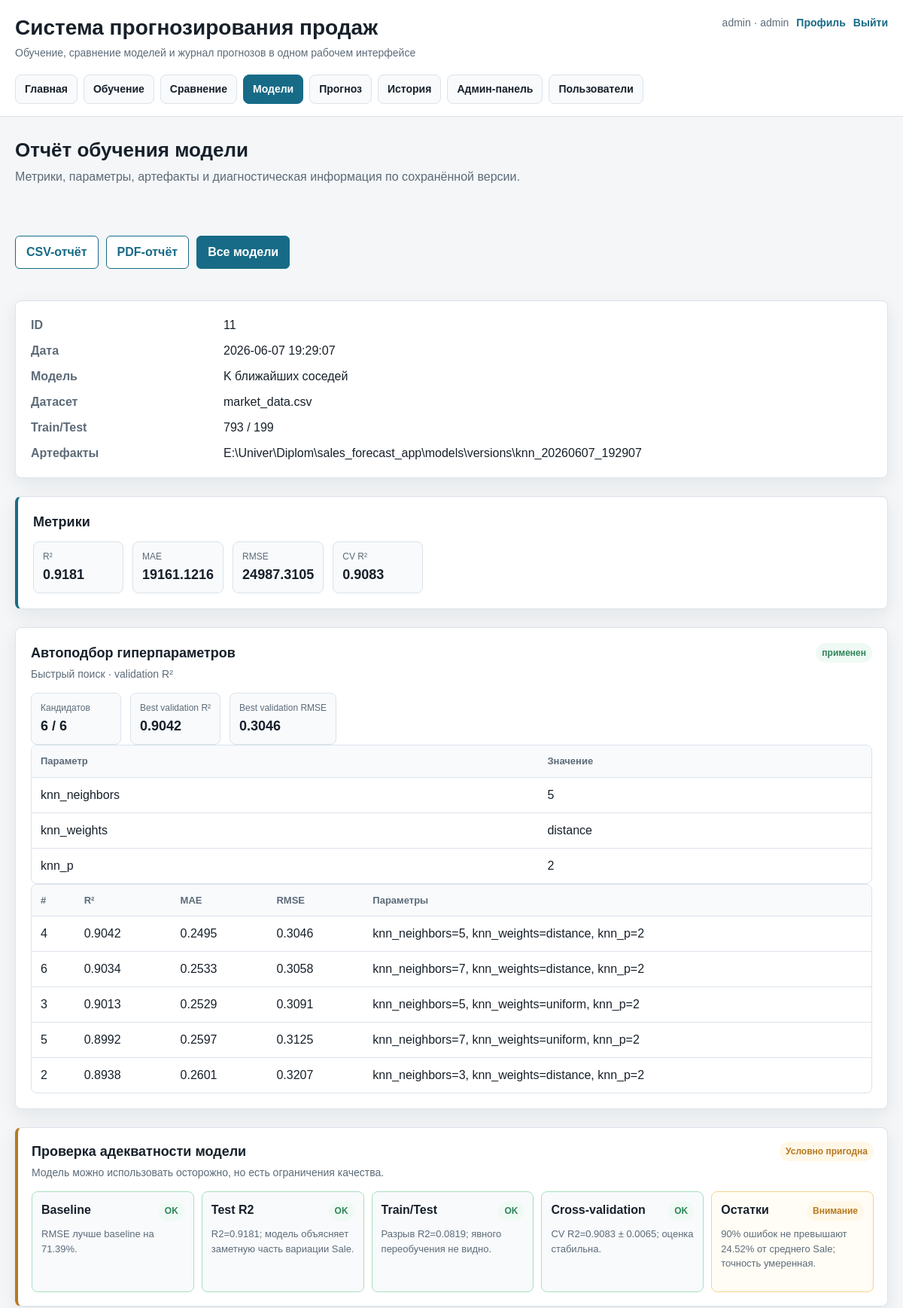
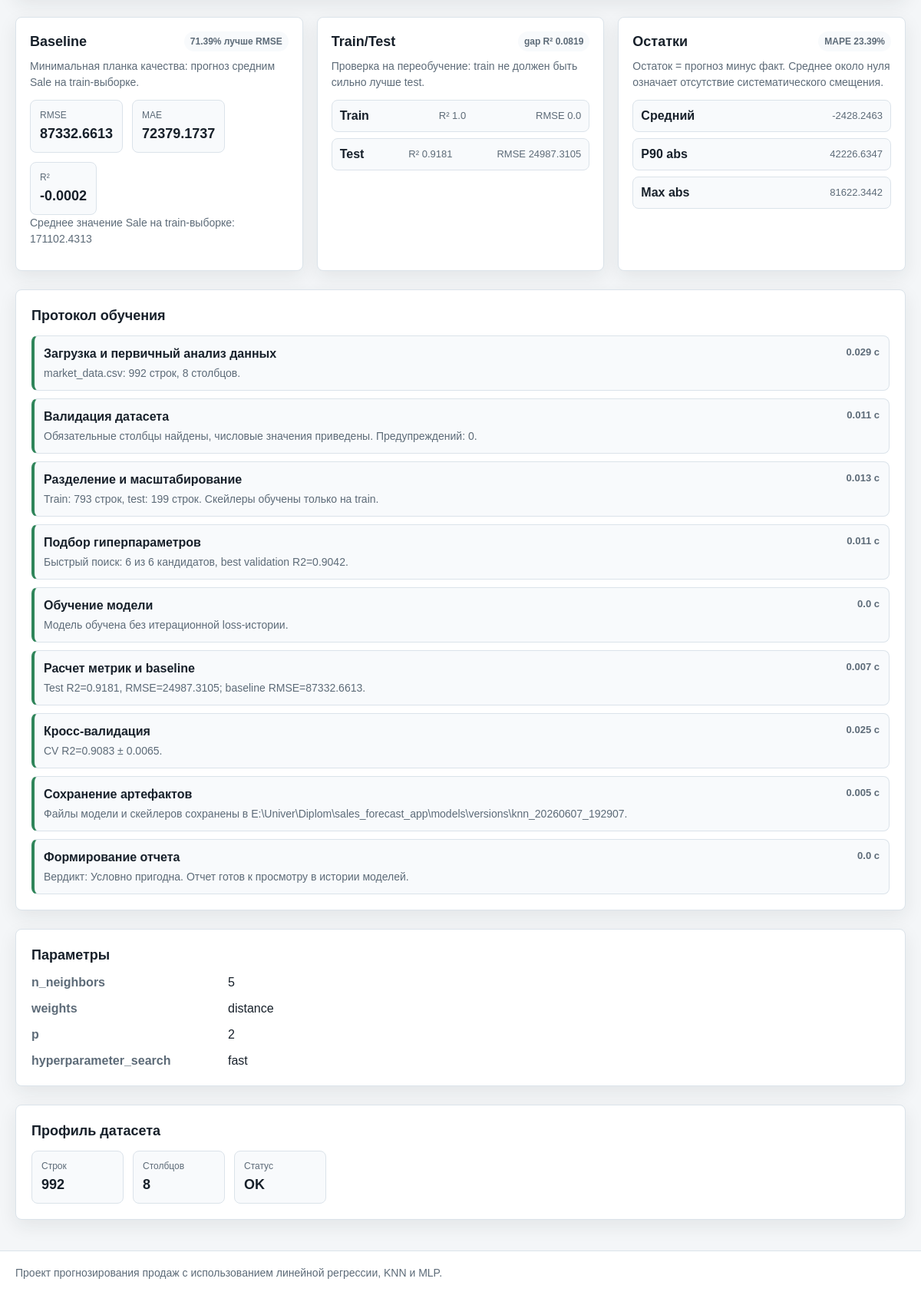
The app's page /models/11 (signed in) with its own data (2 pictures, top to bottom).
### tables this page shows
CREATE TABLE model_training_history (
            id INTEGER PRIMARY KEY AUTOINCREMENT,
            model_name TEXT NOT NULL,
            model_title TEXT NOT NULL,
            dataset_name TEXT NOT NULL,
            rows_count INTEGER NOT NULL,
            train_size INTEGER NOT NULL,
            test_size INTEGER NOT NULL,
            feature_columns TEXT NOT NULL,
            parameters TEXT,
            metrics_r2 REAL NOT NULL,
            metrics_mae REAL NOT NULL,
            metrics_rmse REAL NOT NULL,
            cv_r2_mean REAL,
            cv_r2_std REAL,
            artifact_dir TEXT,
            model_path TEXT,
            x_scaler_path TEXT,
            y_scaler_path TEXT,
            coefficients TEXT,
            loss_history TEXT,
            dataset_report TEXT,
            created_at TEXT NOT NULL
        , train_metrics TEXT, baseline_metrics TEXT, residual_report TEXT, adequacy_report TEXT, training_protocol TEXT, hyperparameter_search_report TEXT);

### app/routes.py (the view)
@main_bp.route("/models/<int:training_id>")
@login_required
def trained_model_detail(training_id):
    from app.charts import build_loss_chart
    row = get_training_by_id(current_app.config["DATABASE_PATH"], training_id)
    decoded = decode_training_row(row)
    if decoded is None:
        return render_template("model_detail.html", error="Запись обучения не найдена.")
    return render_template(
        "model_detail.html",
        **decoded,
        loss_chart=build_loss_chart(decoded["loss_history"]),
    )

### app/charts.py (called while the page is built, shortened)
def build_loss_chart(loss_history: dict | None, max_points: int = 120):
    if not loss_history:
        return None

### app/database/db.py (called while the page is built)
def get_connection(db_path: str):
    conn = sqlite3.connect(db_path)
    conn.row_factory = sqlite3.Row
    return conn

def get_training_by_id(db_path: str, training_id: int):
    conn = get_connection(db_path)
    cursor = conn.cursor()
    cursor.execute("""
        SELECT *
        FROM model_training_history
        WHERE id = ?
    """, (training_id,))
    row = cursor.fetchone()
    conn.close()
    return row

### app/routes.py (called while the page is built)
def json_load(value, fallback):
    if not value:
        return fallback
    try:
        return json.loads(value)
    except json.JSONDecodeError:
        return fallback

### app/templates/model_detail.html (shortened to what this page needs)
{% extends "base.html" %}
{% block content %}
<section class="dashboard-section">
    <div class="page-header">
        <div>
            <h2>Отчёт обучения модели</h2>
            <p>Метрики, параметры, артефакты и диагностическая информация по сохранённой версии.</p>
        </div>
    </div>
    {% if error %}
        <div class="alert alert-danger">{{ error }}</div>
    {% else %}
        <div class="actions-row">
            <a class="button button-secondary" href="{{ url_for('main.export_model_report_csv', training_id=row['id']) }}">CSV-отчёт</a>
            <a class="button button-secondary" href="{{ url_for('main.export_model_report_pdf', training_id=row['id']) }}">PDF-отчёт</a>
            <a class="button" href="{{ url_for('main.trained_models') }}">Все модели</a>
        </div>
        <div class="info-panel">
            <dl class="definition-list">
                <dt>ID</dt>
                <dd>{{ row["id"] }}</dd>
                <dt>Дата</dt>
                <dd>{{ row["created_at"] }}</dd>
                <dt>Модель</dt>
                <dd>{{ row["model_title"] }}</dd>
                <dt>Датасет</dt>
                <dd>{{ row["dataset_name"] }}</dd>
                <dt>Train/Test</dt>
                <dd>{{ row["train_size"] }} / {{ row["test_size"] }}</dd>
                <dt>Артефакты</dt>
                <dd>{{ row["artifact_dir"] }}</dd>
            </dl>
        </div>
        <div class="result-panel">
            <h3>Метрики</h3>
            <div class="metric-row">
                <div class="metric-pill"><span>R²</span><strong>{{ row["metrics_r2"] }}</strong></div>
                <div class="metric-pill"><span>MAE</span><strong>{{ row["metrics_mae"] }}</strong></div>
                <div class="metric-pill"><span>RMSE</span><strong>{{ row["metrics_rmse"] }}</strong></div>
                <div class="metric-pill"><span>CV R²</span><strong>{{ row["cv_r2_mean"] if row["cv_r2_mean"] is not none else "-" }}</strong></div>
            </div>
        </div>
        {% include "_hyperparameter_search.html" %}
        {% include "_ml_evaluation.html" %}
        {% if parameters %}
            <div class="info-panel">
                <h3>Параметры</h3>
                <dl class="definition-list">
                    {% for key, value in parameters.items() %}
                        <dt>{{ key }}</dt>
                        <dd>{{ value }}</dd>
                    {% endfor %}
                </dl>
            </div>
        {% endif %}
        {% if dataset_report %}
            <div class="info-panel">
                <h3>Профиль датасета</h3>
                <div class="metric-row">
                    <div class="metric-pill"><span>Строк</span><strong>{{ dataset_report.row_count }}</strong></div>
                    <div class="metric-pill"><span>Столбцов</span><strong>{{ dataset_report.column_count }}</strong></div>
                    <div class="metric-pill"><span>Статус</span><strong>{{ "OK" if dataset_report.is_valid else "Ошибки" }}</strong></div>
                </div>
            </div>
        {% endif %}
    {% endif %}
</section>
{% endblock %}

### app/templates/_ml_evaluation.html
{% if adequacy_report %}
    <div class="adequacy-panel verdict-{{ adequacy_report.verdict }}">
        <div class="panel-heading">
            <div>
                <h3>Проверка адекватности модели</h3>
                <p>{{ adequacy_report.summary }}</p>
            </div>
            <span class="status-badge status-{{ 'success' if adequacy_report.verdict == 'good' else 'warning' if adequacy_report.verdict == 'warning' else 'error' }}">
                {{ adequacy_report.verdict_label }}
            </span>
        </div>
        <div class="adequacy-check-grid">
            {% for check in adequacy_report.checks %}
                <div class="adequacy-check adequacy-check-{{ check.status }}">
                    <div class="adequacy-check-top">
                        <strong>{{ check.title }}</strong>
                        {% if check.status == "success" %}
                            <span class="status-badge status-success">OK</span>
                        {% elif check.status == "warning" %}
                            <span class="status-badge status-warning">Внимание</span>
                        {% else %}
                            <span class="status-badge status-error">Риск</span>
                        {% endif %}
                    </div>
                    <p>{{ check.detail }}</p>
                </div>
            {% endfor %}
        </div>
    </div>
{% endif %}
{% if baseline_metrics or train_metrics or residual_report %}
    <div class="diagnostic-grid">
        {% if baseline_metrics %}
            <div class="diagnostic-card">
                <div class="diagnostic-card-header">
                    <h3>Baseline</h3>
                    {% if adequacy_report and adequacy_report.baseline_improvement_percent is not none %}
                        <span>{{ adequacy_report.baseline_improvement_percent }}% лучше RMSE</span>
                    {% endif %}
                </div>
                <p>Минимальная планка качества: прогноз средним Sale на train-выборке.</p>
                <div class="metric-row compact-metric-row">
                    <div class="metric-pill"><span>RMSE</span><strong>{{ baseline_metrics.rmse }}</strong></div>
                    <div class="metric-pill"><span>MAE</span><strong>{{ baseline_metrics.mae }}</strong></div>
                    <div class="metric-pill"><span>R²</span><strong>{{ baseline_metrics.r2 }}</strong></div>
                </div>
                <p class="panel-note">{{ baseline_metrics.strategy }}: {{ baseline_metrics.prediction_value }}</p>
            </div>
        {% endif %}
        {% if train_metrics %}
            <div class="diagnostic-card">
                <div class="diagnostic-card-header">
                    <h3>Train/Test</h3>
                    {% if adequacy_report and adequacy_report.train_test_r2_gap is not none %}
                        <span>gap R² {{ adequacy_report.train_test_r2_gap }}</span>
                    {% endif %}
                </div>
                <p>Проверка на переобучение: train не должен быть сильно лучше test.</p>
                <div class="mini-metric-table">
                    <div><strong>Train</strong><span>R² {{ train_metrics.r2 }}</span><span>RMSE {{ train_metrics.rmse }}</span></div>
                    <div><strong>Test</strong><span>R² {{ test_metrics.r2 }}</span><span>RMSE {{ test_metrics.rmse }}</span></div>
                </div>
            </div>
        {% endif %}
        {% if residual_report %}
            <div class="diagnostic-card">
                <div class="diagnostic-card-header">
                    <h3>Остатки</h3>
                    {% if residual_report.mape is not none %}
                        <span>MAPE {{ residual_report.mape }}%</span>
                    {% endif %}
                </div>
                <p>Остаток = прогноз минус факт. Среднее около нуля означает отсутствие систематического смещения.</p>
                <div class="mini-metric-table">
                    <div><strong>Средний</strong><span>{{ residual_report.residual_mean }}</span></div>
                    <div><strong>P90 abs</strong><span>{{ residual_report.p90_abs_error }}</span></div>
                    <div><strong>Max abs</strong><span>{{ residual_report.max_abs_error }}</span></div>
                </div>
            </div>
        {% endif %}
    </div>
{% endif %}
{% if training_protocol %}
    <div class="info-panel">
        <h3>Протокол обучения</h3>
        <ol class="protocol-list">
            {% for step in training_protocol %}
                <li class="protocol-step protocol-{{ step.status }}">
                    <div>
                        <strong>{{ step.title }}</strong>
                        <span>{{ step.detail }}</span>
                    </div>
                    <em>{{ step.duration_seconds }} c</em>
                </li>
            {% endfor %}
        </ol>
    </div>
{% endif %}

### records on screen
model_training_history: id "11", created_at "2026-06-07 19:29:07", model_title "K ближайших соседей", dataset_name "market_data.csv", train_size "793", test_size "199", artifact_dir "E:\\Univer\\Diplom\\sales_forecast_app\\models\\versions\\knn_20260607_192907", metrics_r2 "0.9181", metrics_mae "19161.1216", metrics_rmse "24987.3105", cv_r2_mean "0.9083", r2 "0.9181", rmse "24987.3105"

### other values on screen
{{ session.get("username") }} "admin"
{{ session.get("user_role") }} "admin"
{{ hyperparameter_search_report.mode_title }} "Быстрый поиск"
{{ hyperparameter_search_report.metric }} "validation R²"
{{ hyperparameter_search_report.successful_candidates_count }} "6"
{{ hyperparameter_search_report.candidates_count }} "6"
{{ hyperparameter_search_report.best_score }} "0.9042"
{{ hyperparameter_search_report.best_rmse }} "0.3046"
{{ key }} "knn_neighbors" "knn_weights" "knn_p"
{{ value }} "5" "distance" "2"
{{ candidate.index }} "4" "6" "3" "5" "2"
{{ candidate.r2 if candidate.r2 is defined else "-" }} "0.9042" "0.9034" "0.9013" "0.8992" "0.8938"
{{ candidate.mae if candidate.mae is defined else "-" }} "0.2495" "0.2533" "0.2529" "0.2597" "0.2601"
{{ candidate.rmse if candidate.rmse is defined else "-" }} "0.3046" "0.3058" "0.3091" "0.3125" "0.3207"
{{ key }} "knn_neighbors" "knn_weights" "knn_p" "knn_neighbors" "knn_weights" "knn_p" "knn_neighbors" "knn_weights" "knn_p" "knn_neighbors" "knn_weights" "knn_p" "knn_neighbors" "knn_weights" "knn_p"
